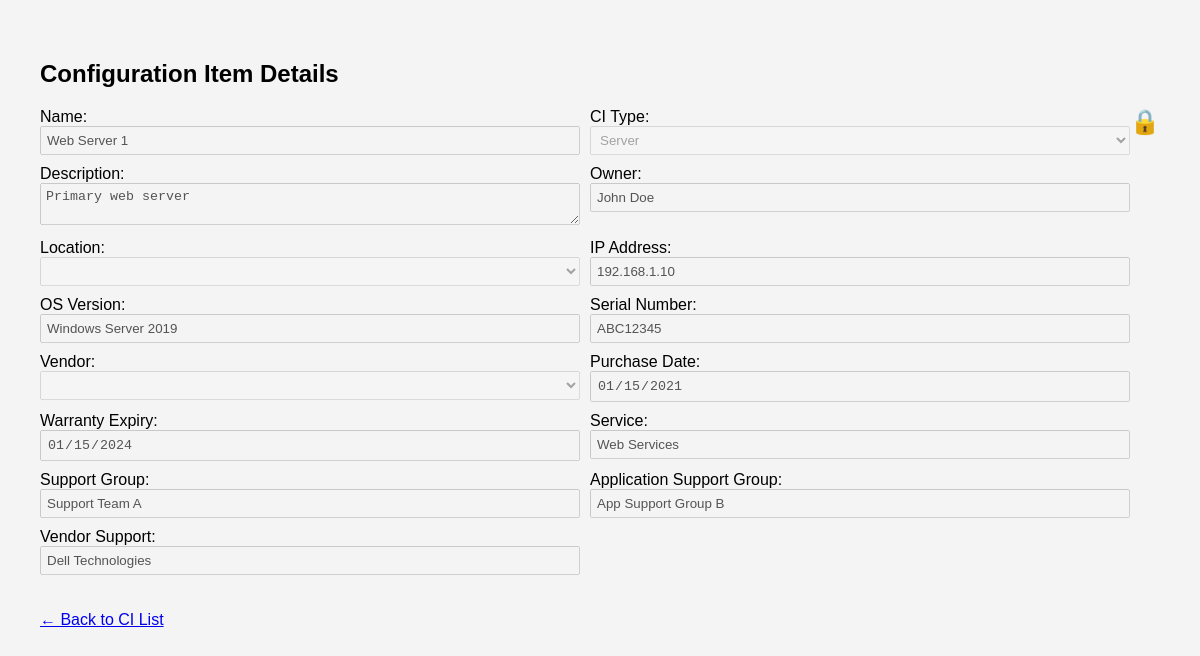
The page /app/manage_ci.php?id=1 on the database its author committed.
### tables this page shows
CREATE TABLE IF NOT EXISTS configuration_items (
    id INT AUTO_INCREMENT PRIMARY KEY,
    name VARCHAR(255) NOT NULL,
    ci_type_id INT,
    description TEXT,
    status ENUM('Active', 'Inactive', 'Retired') DEFAULT 'Active',
    owner VARCHAR(255) NOT NULL,
    location VARCHAR(255) NULL,
    ip_address VARCHAR(45) NULL,
    os_version VARCHAR(100) NULL,
    serial_number VARCHAR(100) NULL,
    vendor VARCHAR(255) NULL,
    purchase_date DATE NULL,
    warranty_expiry DATE NULL,
    ci_category ENUM('Physical', 'Virtual') NOT NULL,
    contract VARCHAR(255) NULL,
    os_type VARCHAR(100) NULL,
    os_support VARCHAR(255) NULL,
    service VARCHAR(255) NULL,
    support_group VARCHAR(255) NULL,
    application_support_group VARCHAR(255) NULL,
    vendor_support VARCHAR(255) NULL,
    last_updated TIMESTAMP DEFAULT CURRENT_TIMESTAMP ON UPDATE CURRENT_TIMESTAMP,
    FOREIGN KEY (ci_type_id) REFERENCES ci_types(id) ON DELETE SET NULL
);

CREATE TABLE IF NOT EXISTS ci_types (
    id INT AUTO_INCREMENT PRIMARY KEY,
    name VARCHAR(100) NOT NULL UNIQUE,
    description TEXT
);

### app/manage_ci.php (the view, shortened to what this page needs)
<?php
require 'db.php';
$ci_id = $_GET['id'];
$ci = $pdo->prepare("SELECT * FROM configuration_items WHERE id = ?");
$ci->execute([$ci_id]);
$ci = $ci->fetch(PDO::FETCH_ASSOC);
$ci_types = $pdo->query("SELECT id, name FROM ci_types")->fetchAll(PDO::FETCH_ASSOC);
?>
<!DOCTYPE html>
<html>
<head>
    <link rel="stylesheet" type="text/css" href="styles.css">
</head>
<body>
<h2>Configuration Item Details</h2>
<div class="lock-icon" id="lockIcon" onclick="toggleEditMode()">🔒</div>
<form method="POST">
    <div class="form-container">
        <label>Name: <input type="text" name="name" value="<?= htmlspecialchars($ci['name']) ?>" class="editable" disabled></label>
        <label>CI Type:
            <select name="ci_type_id" class="editable" disabled>
                <?php foreach ($ci_types as $type): ?>
                    <option value="<?= $type['id'] ?>" <?= ($type['id'] == ($ci['ci_type_id'] ?? '')) ? 'selected' : '' ?>>
                        <?= htmlspecialchars($type['name']) ?>
                    </option>
                <?php endforeach; ?>
            </select>
        </label>
        <label>Description: <textarea name="description" class="editable" disabled><?= htmlspecialchars($ci['description']) ?></textarea></label>
        <label>Owner: <input type="text" name="owner" value="<?= htmlspecialchars($ci['owner']) ?>" class="editable" disabled></label>
        <label>Location:
            <select name="location_id" class="editable" disabled>
            </select>
        </label>
        <label>IP Address: <input type="text" name="ip_address" value="<?= htmlspecialchars($ci['ip_address']) ?>" class="editable" disabled></label>
        <label>OS Version: <input type="text" name="os_version" value="<?= htmlspecialchars($ci['os_version']) ?>" class="editable" disabled></label>
        <label>Serial Number: <input type="text" name="serial_number" value="<?= htmlspecialchars($ci['serial_number']) ?>" class="editable" disabled></label>
        <label>Vendor:
            <select name="vendor_id" class="editable" disabled>
            </select>
        </label>
        <label>Purchase Date: <input type="date" name="purchase_date" value="<?= htmlspecialchars($ci['purchase_date']) ?>" class="editable" disabled></label>
        <label>Warranty Expiry: <input type="date" name="warranty_expiry" value="<?= htmlspecialchars($ci['warranty_expiry']) ?>" class="editable" disabled></label>
        <label>Service: <input type="text" name="service" value="<?= htmlspecialchars($ci['service']) ?>" class="editable" disabled></label>
        <label>Support Group: <input type="text" name="support_group" value="<?= htmlspecialchars($ci['support_group']) ?>" class="editable" disabled></label>
        <label>Application Support Group: <input type="text" name="application_support_group" value="<?= htmlspecialchars($ci['application_support_group']) ?>" class="editable" disabled></label>
        <label>Vendor Support: <input type="text" name="vendor_support" value="<?= htmlspecialchars($ci['vendor_support']) ?>" class="editable" disabled></label>
    </div>
    <br>
</form>
<br>
<a href="index.php">← Back to CI List</a>
</body>
</html>

### app/styles.css (style rules this page uses)
body { font-family: Arial, sans-serif; margin: 20px; padding: 20px; background-color: #f4f4f4; }

### app/manage_ci.php (style rules this page uses)
.form-container { display: grid; grid-template-columns: repeat(2, 1fr); gap: 10px; }
.lock-icon { cursor: pointer; font-size: 24px; float: right; }
input, select, textarea { width: 100%; box-sizing: border-box; padding: 5px; }

### rows shown on the page
configuration_items: name "Web Server 1", ci_type_id "Server", description "Primary web server", owner "John Doe", ip_address "192.168.1.10", os_version "Windows Server 2019", serial_number "ABC12345", purchase_date "01/15/2021", warranty_expiry "01/15/2024", service "Web Services", support_group "Support Team A", application_support_group "App Support Group B", vendor_support "Dell Technologies"
